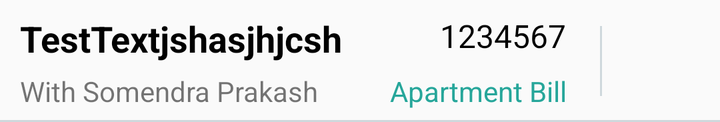
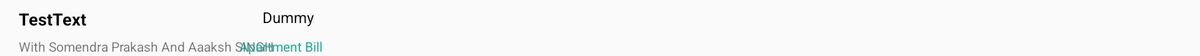

First picture: res/layout/ on a phone held upright. Second picture: the repository's own variant of that layout, on a device whose configuration matches the variant's folder. Source for both follows.
<!-- AndroidManifest.xml: application theme AppTheme -->
<!-- res/layout/group_list_row_layout.xml -->
<?xml version="1.0" encoding="utf-8"?>
<RelativeLayout xmlns:android="http://schemas.android.com/apk/res/android"
                android:layout_width="match_parent"
                android:layout_height="wrap_content">

    <TextView
        android:id="@+id/groupNameTextView"
        android:layout_width="wrap_content"
        android:layout_height="24dp"
        android:layout_marginBottom="15dp"
        android:layout_marginLeft="10dp"
        android:layout_marginRight="180dp"
        android:layout_marginTop="7dp"
        android:text="TestTextjshasjhjcshkjchasjkch"
        android:textColor="@color/text_color_dark"
        android:textSize="18sp"
        android:textStyle="bold"/>

    <TextView
        android:id="@+id/groupDescriptionTextView"
        android:layout_width="wrap_content"
        android:layout_height="20dp"
        android:layout_marginLeft="10dp"
        android:layout_marginRight="180dp"
        android:layout_marginTop="36dp"
        android:text="With Somendra Prakash And Aaaksh SINGH"
        android:textSize="14sp"/>

    <TextView
        android:id="@+id/groupSpinnerTextView"
        android:layout_width="wrap_content"
        android:layout_height="wrap_content"
        android:layout_marginLeft="195dp"
        android:layout_marginTop="36dp"
        android:text="Apartment Bill"
        android:textColor="#26A69A"
        android:textSize="14sp"/>


    <ImageView
        android:layout_width="28dp"
        android:layout_height="23dp"
        android:layout_marginLeft="190dp"
        android:layout_marginTop="8dp"
        android:src="@drawable/ic_rupee_symbol"
        />

    <TextView
        android:id="@+id/expenseTextView"
        android:layout_width="wrap_content"
        android:layout_height="21dp"
        android:layout_marginLeft="220dp"
        android:layout_marginRight="75dp"
        android:layout_marginTop="7dp"
        android:text="123456789"
        android:textColor="@color/text_color_dark"
        android:textSize="16sp"/>

    <ImageView
        android:id="@+id/deleteMemberRow"
        android:layout_marginLeft="315dp"
        android:layout_centerVertical="true"
        android:layout_width="30dp"
        android:layout_height="26dp"
        android:src="@drawable/ic_delete"/>

    <View
        android:layout_marginTop="60dp"
        android:layout_width="fill_parent"
        android:layout_height="1dp"
        android:background="@color/low_grey_color"/>

    <View
        android:layout_centerVertical="true"
        android:layout_marginLeft="300dp"
        android:layout_width="1dp"
        android:layout_height="35dp"
        android:background="@color/low_grey_color" />



</RelativeLayout>
<!-- resources referenced by this layout -->
<resources>
  <color name="low_grey_color">#cfd8dc</color>
  <color name="text_color_dark">#000</color>
  <!-- from res/values-v21/ -->
  <style name="AppTheme" parent="AppTheme.Base">
          <item name="android:colorPrimary">@color/primary</item>
          <item name="android:colorPrimaryDark">@color/primary_dark</item>
          <item name="android:colorAccent">@color/accent</item>
          
          <item name="android:textColorHint">@color/hint_color</item>
          
          <item name="android:windowDisablePreview">true</item>
      </style>
  <style name="AppTheme.Base" parent="Theme.AppCompat.Light.NoActionBar">
          <item name="colorPrimary">@color/primary</item>
          <item name="colorPrimaryDark">@color/primary_dark</item>
          <item name="colorAccent">@color/accent</item>
          <item name="android:windowDisablePreview">true</item>
      </style>
  <color name="primary">#EAB126</color>
  <color name="primary_dark">#1fb58f</color>
  <color name="accent">#FEA680</color>
  <color name="hint_color">#BDBDBD</color>
</resources>
<!-- res/layout-xlarge/group_list_row_layout.xml (the repository's variant of the layout above) -->
<!-- drawn on a large tablet held sideways -->
<?xml version="1.0" encoding="utf-8"?>
<RelativeLayout xmlns:android="http://schemas.android.com/apk/res/android"
              android:layout_width="match_parent"
              android:layout_height="wrap_content">


    <TextView
        android:layout_marginTop="8dp"
        android:layout_marginBottom="15dp"
        android:layout_marginLeft="20dp"
        android:layout_width="wrap_content"
        android:layout_height="wrap_content"
        android:textSize="18sp"
        android:textStyle="bold"
        android:textColor="@color/text_color_dark"
        android:text="TestText"
        android:id="@+id/groupNameTextView"/>

    <TextView
        android:id="@+id/groupDescriptionTextView"
        android:layout_marginTop="40dp"
        android:layout_marginLeft="20dp"
        android:layout_marginRight="180dp"
        android:layout_width="match_parent"
        android:layout_height="20dp"
        android:text="With Somendra Prakash And Aaaksh SINGH"
        android:textSize="14sp"/>

    <TextView
        android:id="@+id/groupSpinnerTextView"
        android:layout_marginTop="40dp"
        android:layout_marginLeft="255dp"
        android:layout_width="wrap_content"
        android:layout_height="wrap_content"
        android:text="Apartment Bill"
        android:textSize="14sp"
        android:textColor="#26A69A"/>


    <ImageView
        android:layout_marginTop="8dp"
        android:layout_marginLeft="250dp"
        android:layout_width="28dp"
        android:layout_height="23dp"
        android:src="@drawable/ic_rupee_symbol"
        />

    <TextView
        android:id="@+id/expenseTextView"
        android:layout_marginTop="7dp"
        android:layout_marginLeft="280dp"
        android:textSize="16sp"
        android:textColor="@color/text_color_dark"
        android:layout_width="wrap_content"
        android:layout_height="wrap_content"
        android:text="Dummy"/>


</RelativeLayout>
<!-- resources referenced by the variant -->
<!-- as a large tablet held sideways resolves them -->
<resources>
  <color name="text_color_dark">#000</color>
  <!-- from res/values-v21/ -->
  <style name="AppTheme" parent="AppTheme.Base">
          <item name="android:colorPrimary">@color/primary</item>
          <item name="android:colorPrimaryDark">@color/primary_dark</item>
          <item name="android:colorAccent">@color/accent</item>
          
          <item name="android:textColorHint">@color/hint_color</item>
          
          <item name="android:windowDisablePreview">true</item>
      </style>
  <style name="AppTheme.Base" parent="Theme.AppCompat.Light.NoActionBar">
          <item name="colorPrimary">@color/primary</item>
          <item name="colorPrimaryDark">@color/primary_dark</item>
          <item name="colorAccent">@color/accent</item>
          <item name="android:windowDisablePreview">true</item>
      </style>
  <color name="primary">#EAB126</color>
  <color name="primary_dark">#1fb58f</color>
  <color name="accent">#FEA680</color>
  <color name="hint_color">#BDBDBD</color>
</resources>
